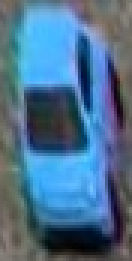
#> input picture cars/warped_cropped/hw_blue_0.png, 44 x 87 px (shown 3 times larger)
$ python templateMatchVideoTest.py
#> lines starting #> are read from the running program, lines starting #| are printed output that depends on the picture; pictures that were not available may be replaced by others from this repository, and a replacement may not be noted
#> (reads parking_slots.json from the repository)
import cv2
import numpy as np
import threading
from queue import Queue
from parking_slots import get_parking_slots


# [47 lines left out: functions warp_parking_lot, capture_frames, not called in this run]


# Load car templates
car_templates = {
    "hw_blue": [cv2.imread(f"cars/warped_cropped/hw_blue_{angle}.png", 0) for angle in range(0, 360, 90)],
    "rc_blue": [cv2.imread(f"cars/warped_cropped/rc_blue_{angle}.png", 0) for angle in range(0, 360, 90)],
    "rc_green": [cv2.imread(f"cars/warped_cropped/rc_green_{angle}.png", 0) for angle in range(0, 360, 90)],
    "taxi": [cv2.imread(f"cars/warped_cropped/taxi_{angle}.png", 0) for angle in range(0, 360, 45)],
    "turquoise": [cv2.imread(f"cars/warped_cropped/turquoise_{angle}.png", 0) for angle in range(0, 360, 90)],
    "volvo": [cv2.imread(f"cars/warped_cropped/volvo_{angle}.png", 0) for angle in range(0, 360, 45)],
}
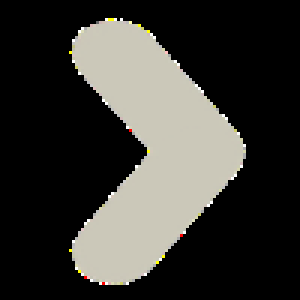
#> input picture assets/Layer_16-1.png, 100 x 100 px, given in place of hw_blue_90.png, which was not available (shown 3 times larger)
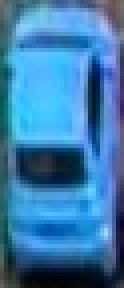
#> input picture cars/warped_cropped/hw_blue_180.png, 31 x 72 px (shown 4 times larger)
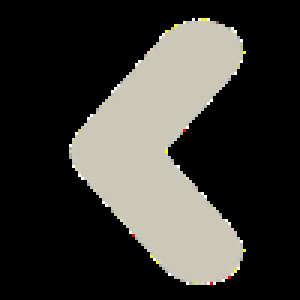
#> input picture assets/Layer_16-2.png, 100 x 100 px, given in place of hw_blue_270.png, which was not available (shown 3 times larger)

for car_name, templates in car_templates.items():
#> (the run stopped early here; a loop or call above may not have finished)
